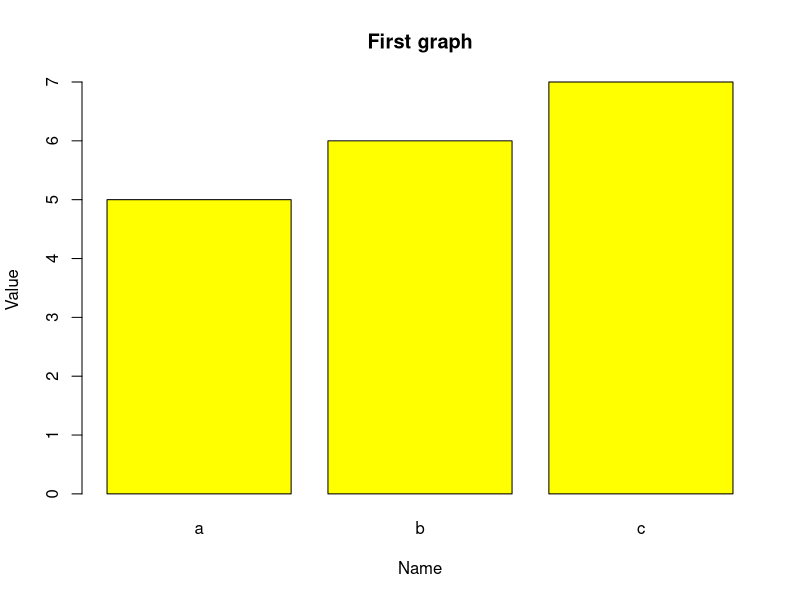
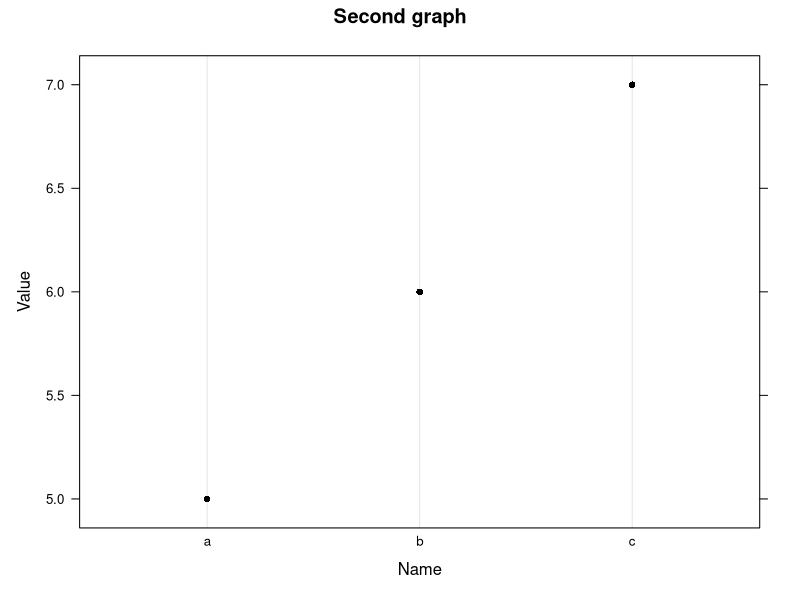
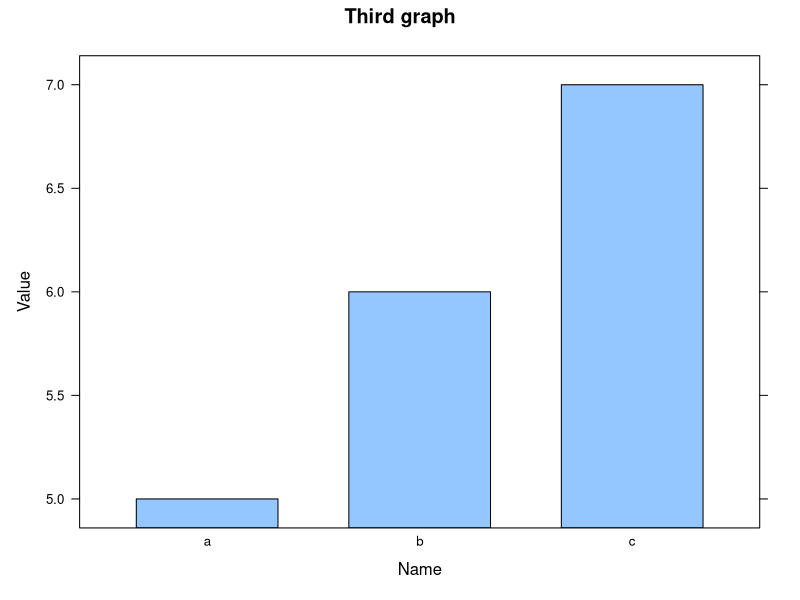
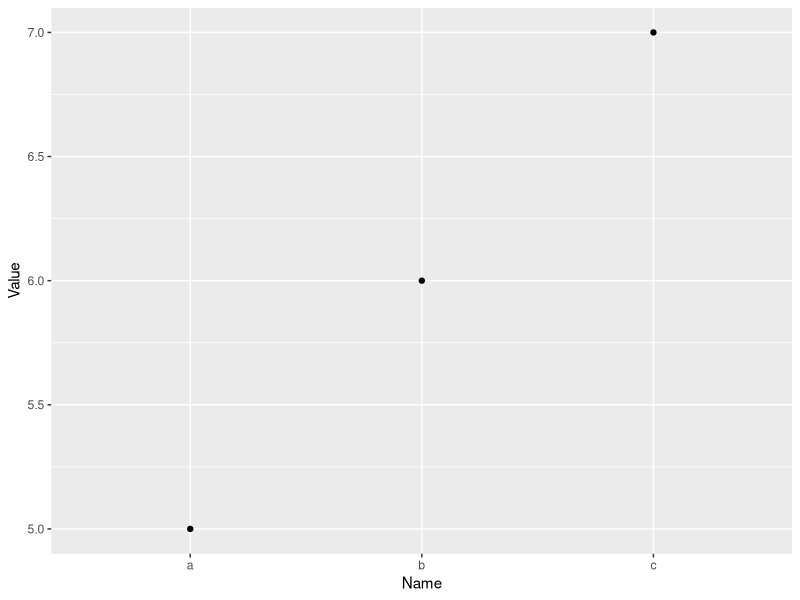
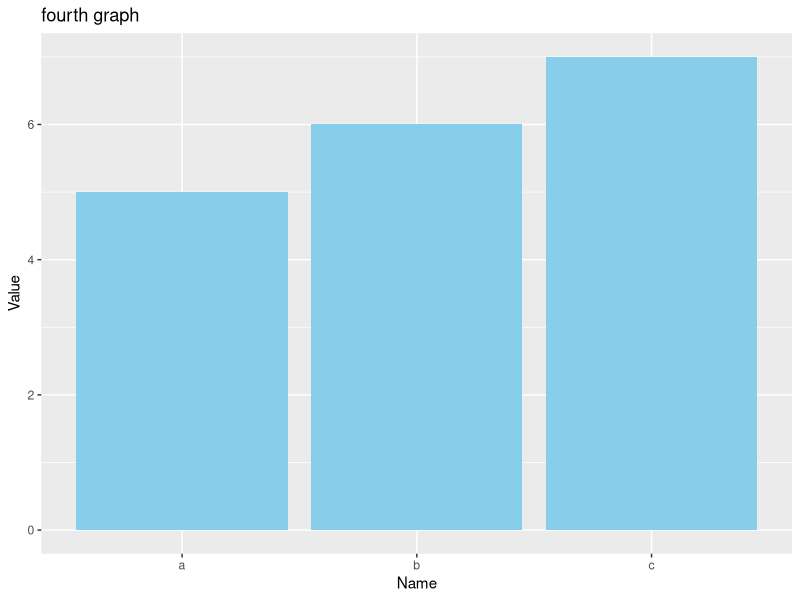

The R script that drew these images, in order:
#Create a new dataframe
df <- data.frame(
  Name= c('a','b','c'),
  Value = c(5,6,7)
)
head(df)

#plot the data frame barcharts
barplot(names = df$Name,
        height = df$Value,
        xlab = 'Name',
        ylab = 'Value',
        col = 'yellow',main = 'First graph')

#using the lattice library

library(lattice)

# adding basic dot plot using lattice
dotplot(Value~ Name , df,
        xlab = 'Name',
        ylab = 'Value',
        col = 'black',main = 'Second graph')

barchart(Value~ Name , df,
         xlab = 'Name',
         ylab = 'Value',
         main = 'Third graph')

# using ggplot2

library(ggplot2)

ggplot(df,aes(Name,Value))+
  geom_point()


ggplot(df,aes(Name,Value))+
  geom_bar(stat = 'identity',fill = 'skyblue')+
  ggtitle('fourth graph')+
  xlab('Name')+
  ylab('Value')







